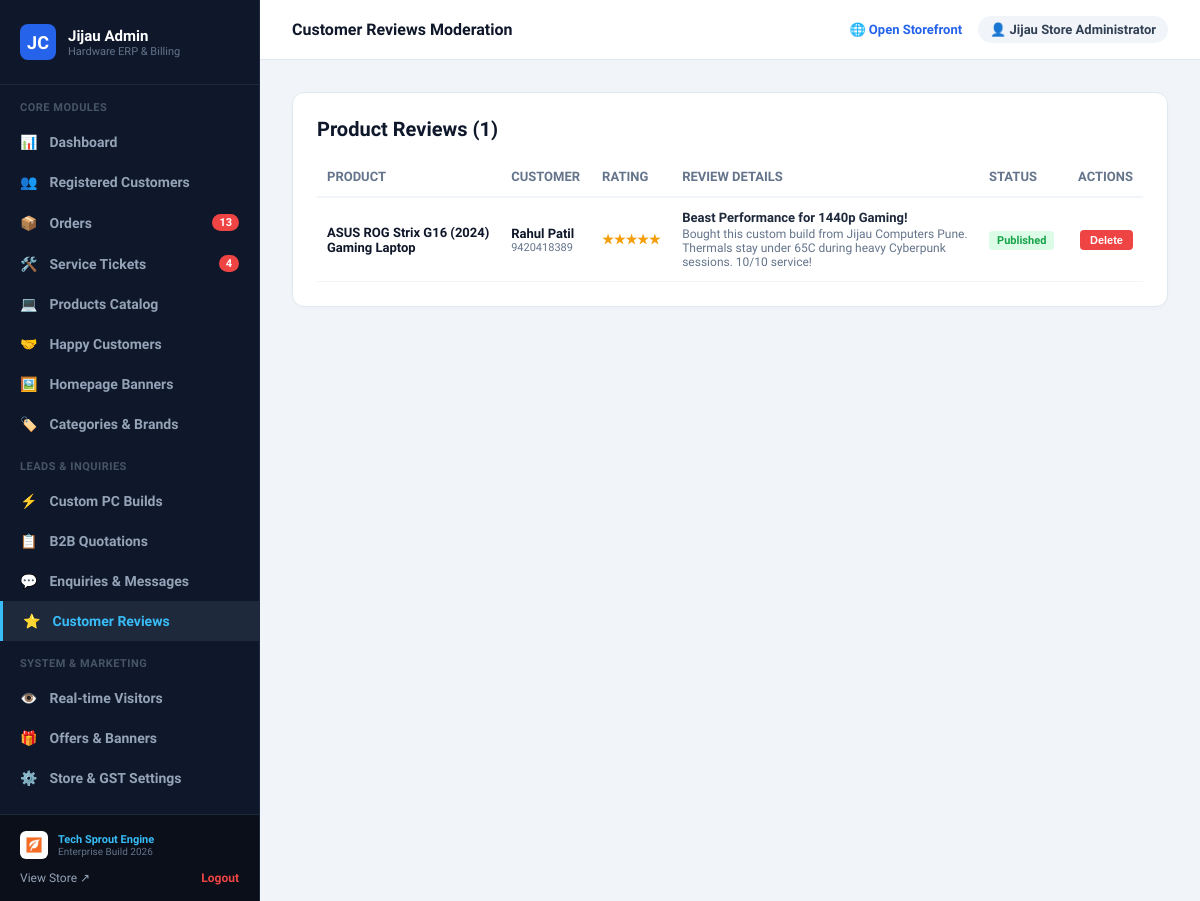
Before: /php-jijaucomputers/admin/reviews.php (signed in) with the older database file.
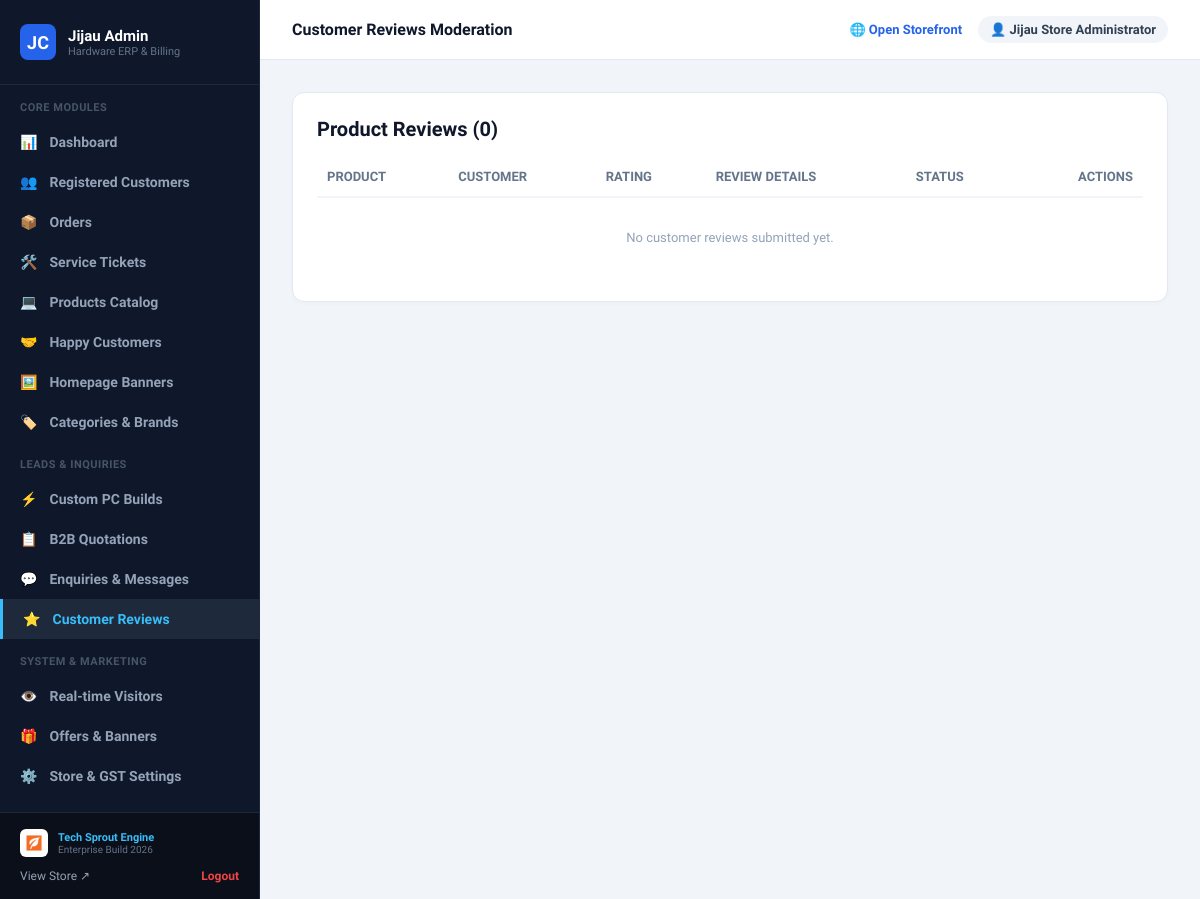
After: the same page with the newer database file.
### tables this page shows
CREATE TABLE "Review" (
    "id" TEXT NOT NULL PRIMARY KEY,
    "productId" TEXT NOT NULL,
    "userId" TEXT,
    "customerName" TEXT NOT NULL,
    "customerPhone" TEXT,
    "rating" INTEGER NOT NULL DEFAULT 5,
    "title" TEXT NOT NULL,
    "comment" TEXT NOT NULL,
    "isVerifiedBuyer" BOOLEAN NOT NULL DEFAULT false,
    "isApproved" BOOLEAN NOT NULL DEFAULT true,
    "createdAt" DATETIME NOT NULL DEFAULT CURRENT_TIMESTAMP,
    "updatedAt" DATETIME NOT NULL,
    CONSTRAINT "Review_productId_fkey" FOREIGN KEY ("productId") REFERENCES "Product" ("id") ON DELETE CASCADE ON UPDATE CASCADE
);

CREATE TABLE "Product" (
    "id" TEXT NOT NULL PRIMARY KEY,
    "name" TEXT NOT NULL,
    "slug" TEXT NOT NULL,
    "sku" TEXT,
    "description" TEXT NOT NULL,
    "shortDesc" TEXT,
    "price" REAL NOT NULL,
    "salePrice" REAL,
    "stock" INTEGER NOT NULL DEFAULT 10,
    "inStock" BOOLEAN NOT NULL DEFAULT true,
    "warranty" TEXT DEFAULT '1 Year Brand Warranty',
    "isFeatured" BOOLEAN NOT NULL DEFAULT false,
    "isBestseller" BOOLEAN NOT NULL DEFAULT false,
    "isNewArrival" BOOLEAN NOT NULL DEFAULT false,
    "isTrending" BOOLEAN NOT NULL DEFAULT false,
    "isGamingDeal" BOOLEAN NOT NULL DEFAULT false,
    "specsJson" TEXT,
    "categoryId" TEXT NOT NULL,
    "brandId" TEXT,
    "createdAt" DATETIME NOT NULL DEFAULT CURRENT_TIMESTAMP,
    "updatedAt" DATETIME NOT NULL, "videoUrl" TEXT, "sliderSeconds" INTEGER DEFAULT 5,
    CONSTRAINT "Product_categoryId_fkey" FOREIGN KEY ("categoryId") REFERENCES "Category" ("id") ON DELETE CASCADE ON UPDATE CASCADE,
    CONSTRAINT "Product_brandId_fkey" FOREIGN KEY ("brandId") REFERENCES "Brand" ("id") ON DELETE SET NULL ON UPDATE CASCADE
);

### php-jijaucomputers/admin/reviews.php (the view, shortened to what the changed rows need)
<?php
require_once __DIR__ . '/includes/header.php';
require_once __DIR__ . '/includes/sidebar.php';
$db = getDB();
$reviews = $db->query('SELECT r.*, p.name as productName FROM "Review" r JOIN "Product" p ON r.productId = p.id ORDER BY r.createdAt DESC')->fetchAll();
?>
<div>
  <div style="background: white; border-radius: 12px; border: 1px solid #e2e8f0; padding: 24px; box-shadow: 0 2px 4px rgba(0,0,0,0.02);">
    <h2 style="font-size: 20px; font-weight: 800; color: #0f172a; margin: 0 0 16px;">Product Reviews (<?= count($reviews) ?>)</h2>
    <table style="width: 100%; border-collapse: collapse; font-size: 13px; text-align: left;">
      <thead>
        <tr style="border-bottom: 2px solid #f1f5f9; color: #64748b;">
          <th style="padding: 12px 10px;">PRODUCT</th>
          <th style="padding: 12px 10px;">CUSTOMER</th>
          <th style="padding: 12px 10px;">RATING</th>
          <th style="padding: 12px 10px;">REVIEW DETAILS</th>
          <th style="padding: 12px 10px;">STATUS</th>
          <th style="padding: 12px 10px; text-align: right;">ACTIONS</th>
        </tr>
      </thead>
      <tbody>
        <?php if (empty($reviews)): ?>
          <tr><td colspan="6" style="padding: 32px; text-align: center; color: #94a3b8;">No customer reviews submitted yet.</td></tr>
        <?php else: ?>
          <?php foreach ($reviews as $rev): ?>
            <tr style="border-bottom: 1px solid #f1f5f9;">
              <td style="padding: 12px 10px; font-weight: 700; color: #0f172a; max-width: 180px;"><?= htmlspecialchars($rev['productName']) ?></td>
              <td style="padding: 12px 10px;">
                <div style="font-weight: 600;"><?= htmlspecialchars($rev['customerName']) ?></div>
                <div style="font-size: 11px; color: #64748b;"><?= htmlspecialchars($rev['customerPhone'] ?? '—') ?></div>
              </td>
              <td style="padding: 12px 10px; color: #f59e0b; font-weight: 800;"><?= str_repeat('★', $rev['rating']) ?></td>
              <td style="padding: 12px 10px; max-width: 300px;">
                <div style="font-weight: 700; color: #1e293b;"><?= htmlspecialchars($rev['title']) ?></div>
                <div style="color: #64748b; font-size: 12px; margin-top: 2px;"><?= htmlspecialchars($rev['comment']) ?></div>
              </td>
              <td style="padding: 12px 10px;">
                <span style="padding: 3px 8px; border-radius: 4px; font-weight: 700; font-size: 11px; background: <?= $rev['isApproved'] ? '#dcfce7; color: #16a34a;' : '#fef3c7; color: #b45309;' ?>">
                  <?= $rev['isApproved'] ? 'Published' : 'Pending' ?>
                </span>
              </td>
              <td style="padding: 12px 10px; text-align: right;">
                <div style="display: flex; gap: 6px; justify-content: flex-end;">
                  <form method="POST" action="/admin/reviews.php" onsubmit="return confirm('Delete review?')">
                    <button type="submit" style="padding: 4px 10px; background: #ef4444; color: white; border: none; border-radius: 4px; font-size: 11px; font-weight: 700; cursor: pointer;">Delete</button>
                  </form>
                </div>
              </td>
            </tr>
          <?php endforeach; ?>
        <?php endif; ?>
      </tbody>
    </table>
  </div>
</div>
<?php require_once __DIR__ . '/includes/footer.php'; ?>

### php-jijaucomputers/admin/includes/sidebar.php (shortened to what the changed rows need)
<?php
$currentUri = $_SERVER['REQUEST_URI'];
?>
<aside class="admin-sidebar">
  <nav style="padding: 16px 0; flex: 1; overflow-y: auto;">
    <a href="/admin/orders.php" class="nav-item <?= str_contains($currentUri, 'orders.php') ? 'active' : '' ?>">
      <span>📦</span> Orders
      <?php if (!empty($pendingOrdersCount)): ?>
        <span class="badge-count"><?= $pendingOrdersCount ?></span>
      <?php endif; ?>
    </a>
    <a href="/admin/service-requests.php" class="nav-item <?= str_contains($currentUri, 'service-requests.php') ? 'active' : '' ?>">
      <span>🛠️</span> Service Tickets
      <?php if (!empty($activeServiceCount)): ?>
        <span class="badge-count"><?= $activeServiceCount ?></span>
      <?php endif; ?>
    </a>
  </nav>
</aside>
<div class="admin-main">
  <main class="admin-content">

Changed rows visible on the page:
removed review: productId.name "ASUS ROG Strix G16 (2024) Gaming Laptop", customerName "Rahul Patil", customerPhone "9420418389", rating "★★★★★", title "Beast Performance for 1440p Gaming!", comment "Bought this custom build from Jijau Computers Pune. Thermals stay under 65C during heavy Cyberpunk sessions. 10/10 service!", isApproved "Published"
Other visible differences:
count($reviews): "1" → "0"
$pendingOrdersCount: "13" → (not shown)
$activeServiceCount: "4" → (not shown)
text now shown: "No customer reviews submitted yet."
